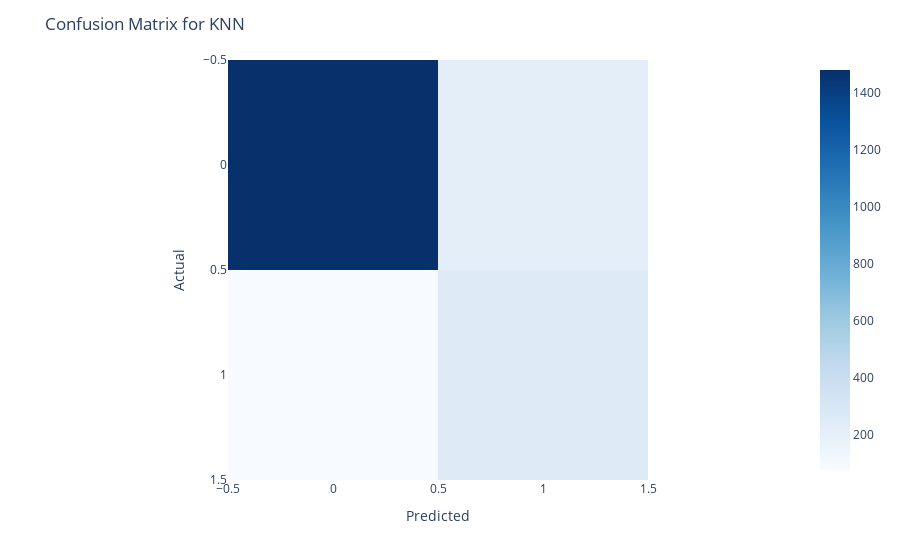

Source (notebook cell):
### Code cell
# Confusion Matrix
cm_knn = confusion_matrix(y_test, y_pred)
confusion_matrix_display = px.imshow(cm_knn, color_continuous_scale='Blues')
confusion_matrix_display.update_layout(title='Confusion Matrix for KNN', xaxis_title='Predicted', yaxis_title='Actual')
confusion_matrix_display.show()

### Figure 1 — Plotly figure (JSON) as saved in the notebook; plotly's stock layout.template omitted (floating-point values rounded to 4 significant figures)
{"data": [{"coloraxis": "coloraxis", "hovertemplate": "x: %{x}<br>y: %{y}<br>color: %{z}<extra></extra>", "name": "0", "type": "heatmap", "xaxis": "x", "yaxis": "y", "z": [[1480, 219], [76, 251]]}], "layout": {"coloraxis": {"colorscale": [[0, "rgb(247,251,255)"], [0.125, "rgb(222,235,247)"], [0.25, "rgb(198,219,239)"], [0.375, "rgb(158,202,225)"], [0.5, "rgb(107,174,214)"], [0.625, "rgb(66,146,198)"], [0.75, "rgb(33,113,181)"], [0.875, "rgb(8,81,156)"], [1, "rgb(8,48,107)"]]}, "margin": {"t": 60}, "title": {"text": "Confusion Matrix for KNN"}, "xaxis": {"anchor": "y", "constrain": "domain", "domain": [0, 1], "scaleanchor": "y", "title": {"text": "Predicted"}}, "yaxis": {"anchor": "x", "autorange": "reversed", "constrain": "domain", "domain": [0, 1], "title": {"text": "Actual"}}}}
